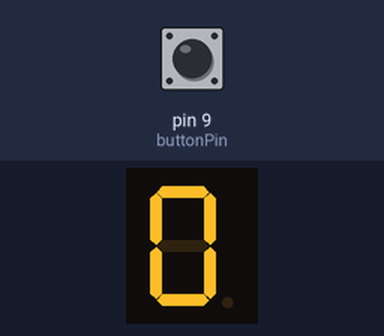
The sketch below on a simulated Arduino Uno, built with avr-gcc and run on an emulated ATmega328P. Parts: 1-digit seven-segment display. Wiring (inferred from the names in the program): 1-digit 7-segment display, segments lit when HIGH: segments pin 2, pin 3, pin 4, pin 5, pin 6, pin 7, pin 8. The test bench sets the inputs (shaded band); at power-on: pin 9 (buttonPin) HIGH. The segment pins are drawn as the display they are named for.

Above: at 0.1 s.
At 1.1 s:
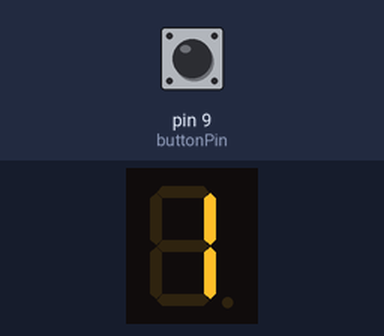
At 2.1 s:
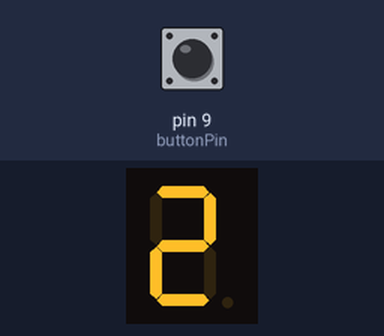
At 4.1 s:
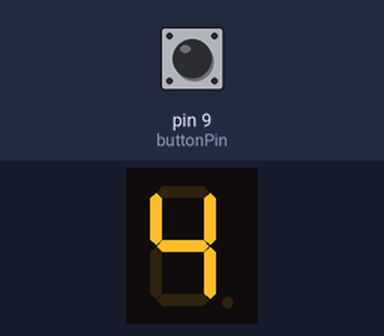
At 6.1 s:
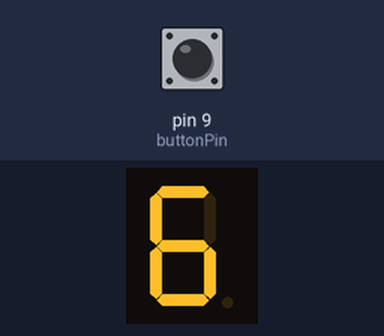
At 9.1 s:
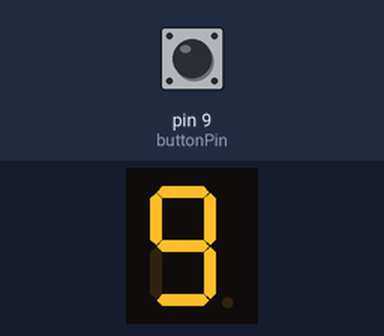

The sketch:

b.ino
```cpp
int a = 2;
int b = 3;
int c = 4;
int d = 5;
int e = 6;
int f = 7;
int g = 8;

int buttonPin = 9;


int counter = 0;

void setup() {
  pinMode(a, OUTPUT);
  pinMode(b, OUTPUT);
  pinMode(c, OUTPUT);
  pinMode(d, OUTPUT);
  pinMode(e, OUTPUT);
  pinMode(f, OUTPUT);
  pinMode(g, OUTPUT);


  pinMode(buttonPin, INPUT_PULLUP);
}


void showNumber(int vA, int vB, int vC, int vD, int vE, int vF, int vG) {
  digitalWrite(a, vA);
  digitalWrite(b, vB);
  digitalWrite(c, vC);
  digitalWrite(d, vD);
  digitalWrite(e, vE);
  digitalWrite(f, vF);
  digitalWrite(g, vG);
}


void displayDigit(int num) {
  switch (num) {
    case 0: showNumber(1, 1, 1, 1, 1, 1, 0); break;
    case 1: showNumber(0, 1, 1, 0, 0, 0, 0); break;
    case 2: showNumber(1, 1, 0, 1, 1, 0, 1); break;
    case 3: showNumber(1, 1, 1, 1, 0, 0, 1); break;
    case 4: showNumber(0, 1, 1, 0, 0, 1, 1); break;
    case 5: showNumber(1, 0, 1, 1, 0, 1, 1); break;
    case 6: showNumber(1, 0, 1, 1, 1, 1, 1); break;
    case 7: showNumber(1, 1, 1, 0, 0, 0, 0); break;
    case 8: showNumber(1, 1, 1, 1, 1, 1, 1); break;
    case 9: showNumber(1, 1, 1, 1, 0, 1, 1); break;
  }
}

void loop() {

  int buttonState = digitalRead(buttonPin);


  if (buttonState == LOW) {
    displayDigit(2);


  }


  else {
    displayDigit(counter);
    delay(1000);

    counter = counter + 1;

    if (counter > 9) {
      counter = 0;
    }
  }
}
```

Measured:
- by itself, everything shown: repeats every 10.0 s, in 10 steps
- what the display in image 1 shows lasts 1.0 s, from 1.0 s to 2.0 s
